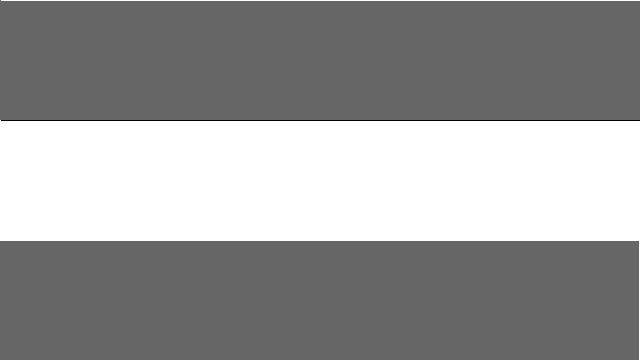
Frame 1 (no input)
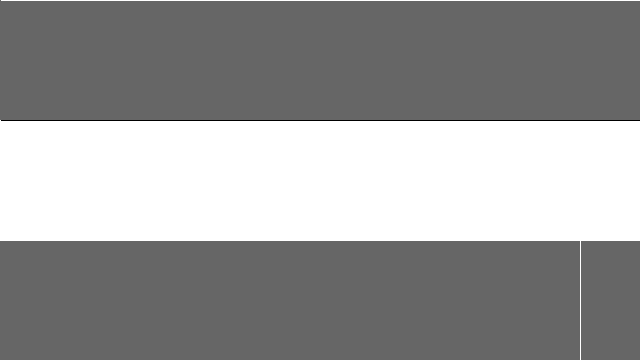
Frame 60 (the mouse pressed at the canvas centre just before this capture)
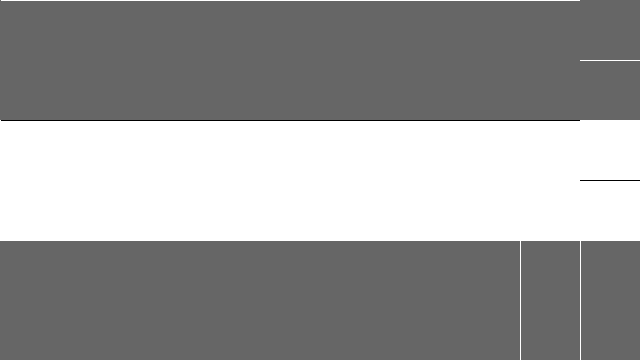
Frame 120 (the mouse held since frame 60 and released just before this capture)

The Processing sketch that drew these frames (run headless with seeded random() and noise(); from frame 60 on, the mouse is pressed at the canvas centre):

// Processing sketch: MouseSignals
// ── MouseSignals.pde
/**
 * Mouse Signals 
 * 
 * Move and click the mouse to generate signals. 
 * The top row is the signal from "mouseX", 
 * the middle row is the signal from "mouseY",
 * and the bottom row is the signal from "mousePressed". 
 */
 
int[] xvals;
int[] yvals;
int[] bvals;

void setup() {
  size(640, 360);
  noSmooth();
  xvals = new int[width];
  yvals = new int[width];
  bvals = new int[width];
}

void draw() {
  background(102);
  
  for (int i = 1; i < width; i++) { 
    xvals[i-1] = xvals[i]; 
    yvals[i-1] = yvals[i];
    bvals[i-1] = bvals[i];
  } 
  // Add the new values to the end of the array 
  xvals[width-1] = mouseX; 
  yvals[width-1] = mouseY;
  
  if (mousePressed == true) {
    bvals[width-1] = 0;
  } else {
    bvals[width-1] = height/3;
  }
  
  fill(255);
  noStroke();
  rect(0, height/3, width, height/3+1);

  for(int i = 1; i < width; i++) {
    // Draw the x-values
    stroke(255);
    point(i, map(xvals[i], 0, width, 0, height/3-1));
    
    // Draw the y-values
    stroke(0);
    point(i, height/3+yvals[i]/3);
    
    // Draw the mouse presses
    stroke(255);
    line(i, (2*height/3) + bvals[i], i, (2*height/3) + bvals[i-1]);
  }
}
